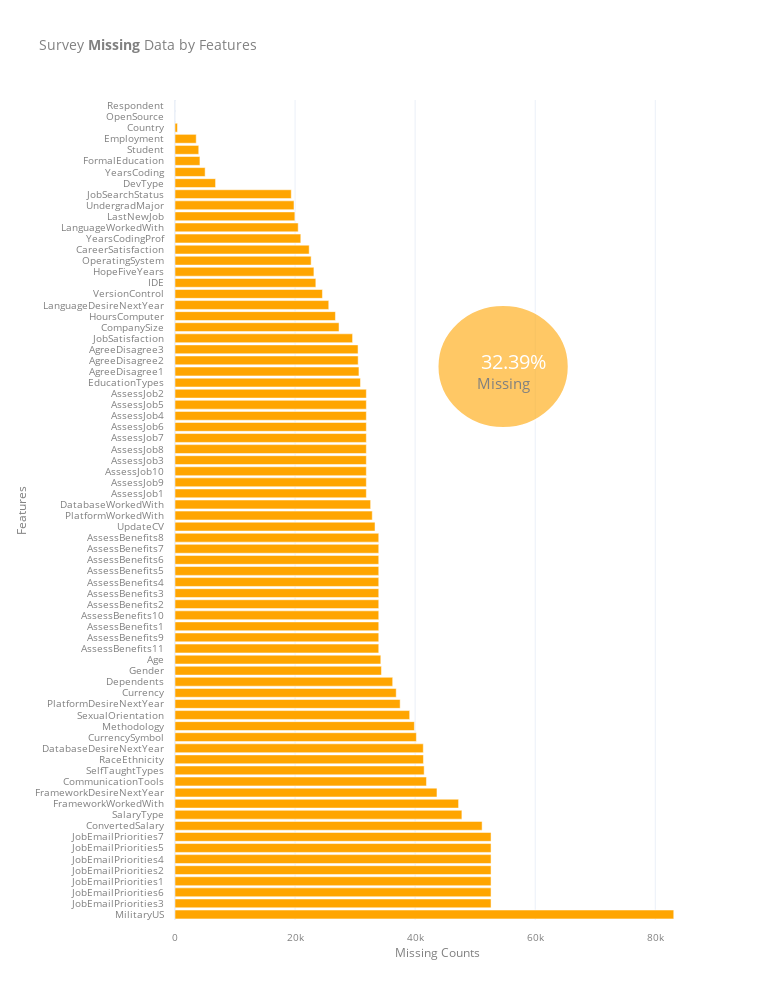

Notebook code for this chart:
### Code cell
#Displaying the missing values
missing_bar()
